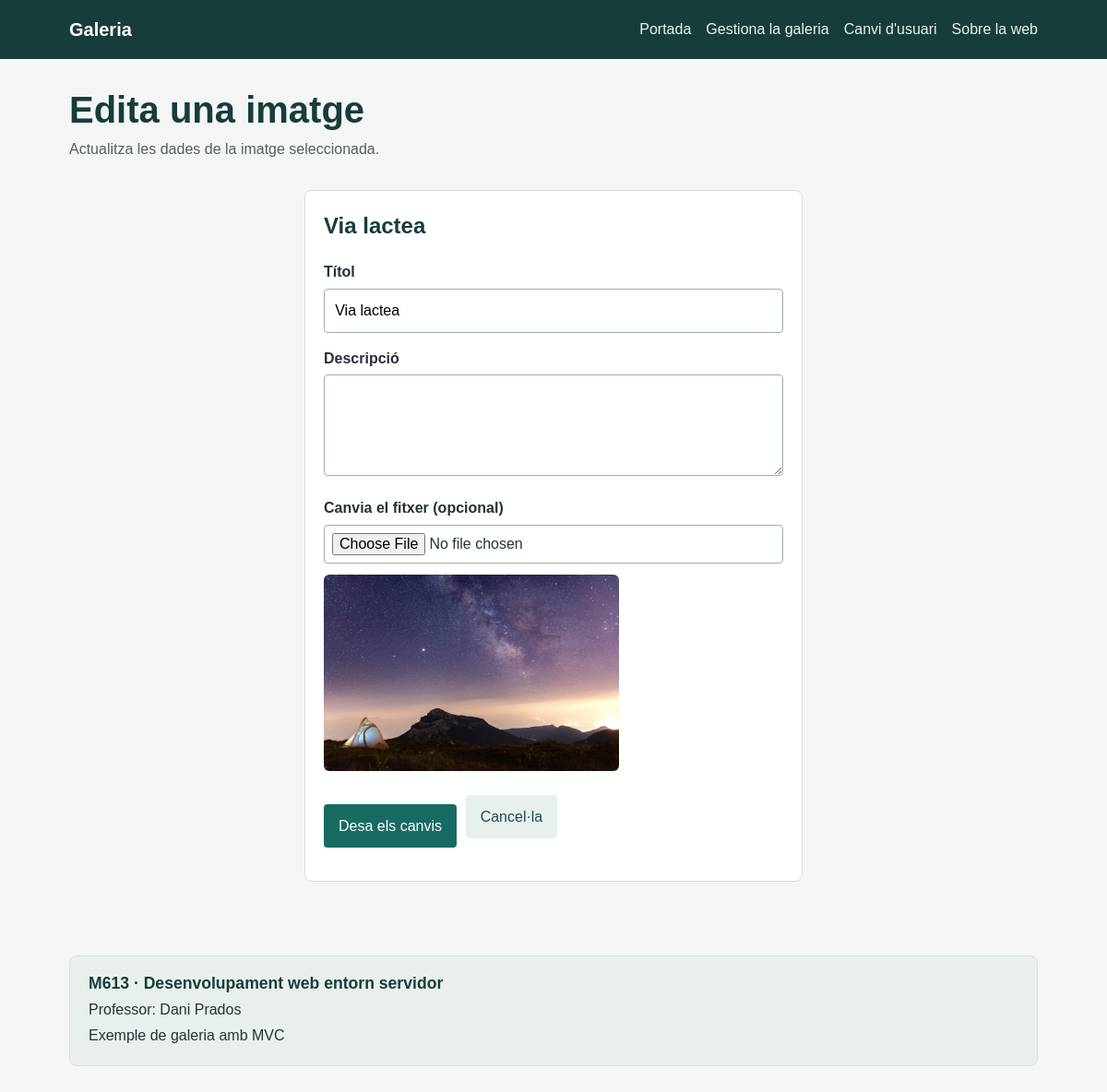
Page /index.php?r=image-edit&id=1 (signed in) on the committed database.
### tables this page shows
CREATE TABLE `images` (
  `id` int NOT NULL,
  `url` varchar(255) NOT NULL,
  `title` varchar(255) NOT NULL,
  `description` text NOT NULL
);

### public/index.php (called while the page is built, shortened)
<?php
 include "../src/controllers/ctrlDoLogin.php";
 include "../src/controllers/ctrlImageEdit.php";
 include "../src/controllers/ctrlImageUpdate.php";
 include "../src/Models/Db.php";
 include "../src/Models/Images.php";
 include "../src/Emeset/Container.php";
 include "../src/Emeset/Request.php";
 include "../src/Container.php";
 $request = new \Emeset\Request();
 $response = new \Emeset\Response();
 $container = new Container($config);
 $r = $request->get("INPUT_REQUEST", "r") ?? '';
 if($r == "do-login") {
     $response = ctrlDoLogin($request, $response, $container);
 } elseif($r == "login") {
     $response = ctrlLogin($request, $response, $container);
 } else if($r == "gallery-admin") {
     $response = auth($request, $response, $container, "ctrlGalleryAdmin");
 } else if($r == "image-new") {
     $response = auth($request, $response, $container, "ctrlImageNew");
 } else if($r == "image-edit") {
     $response = auth($request, $response, $container, "ctrlImageEdit");
 } else if($r == "image-delete") {
     $response = auth($request, $response, $container, "ctrlImageDelete");
 } else if($r == "image-store") {
     $response = auth($request, $response, $container, "ctrlImageStore");
 } else if($r == "image-update") {
     $response = auth($request, $response, $container, "ctrlImageUpdate");
 }  else if($r == "about") {
     $response = ctrlAbout($request, $response, $container);
 }  else if($r == "") {
     $response = ctrlIndex($request, $response, $container);
 }  else {
     echo "No existeix la ruta";
 }
 $response->execute();

### src/Container.php (called while the page is built, shortened)
<?php
class Container extends \Emeset\Container {
    private \Models\Db $db;
    public function __construct(array $config)
    {
        $this->db = $this->Db();
    }
    public function Images() : \Models\Images
    {
        return new \Models\Images($this->db);
    }
    public function Db() : \Models\Db
    {
        return new \Models\Db(
            $this->config["db"]["user"],
            $this->config["db"]["password"],
            $this->config["db"]["dbname"],
            $this->config["db"]["host"],
            $this->config["db"]["port"]
        );
    }
}

### src/Emeset/Container.php (called while the page is built, shortened)
<?php
class Container
{
    public function __construct(array $config)
    {
        $this->config = $config;
    }
}

### src/Models/Db.php (called while the page is built, shortened)
<?php
class Db {
    private \PDO $db;
    public function __construct($user, $password, $dbName, $host = '127.0.0.1', $port = 3306)
    {
        $dsn = "mysql:dbname=$dbName;host=$host;port=$port";
        try {
            $this->db = new \PDO($dsn, $user, $password);
        } catch (\PDOException $e) {
            echo $dsn;
            die('Ha fallat la connexió: ' . $e->getMessage());
        }
    }
    public function getDb() : \PDO
    {
        return $this->db;
    }
}

### src/controllers/ctrlImageEdit.php (called while the page is built, shortened)
<?php
function ctrlImageEdit(\Emeset\Request $request, \Emeset\Response $response, \Container $container): \Emeset\Response{
    $id = $request->get(INPUT_GET, "id");
    $imageModel = $container->Images();
    $image = $imageModel->getById($id);
    $response->set("image", $image);
    $response->setTemplate("image-edit.php");
    return $response;
}

### src/Emeset/Request.php (called while the page is built, shortened)
<?php
class Request
{
    public function get(int|string $input, string $id, int|string $filter = "FILTER_SANITIZE_STRING", int|array $options = 0): mixed
    {
        $result = false;
        if ($input === 'SESSION') {
            $result = null;
            if (isset($_SESSION[$id])) {
                $result = $_SESSION[$id];
            }
        } elseif ($input === 'FILES') {
            $result = null;
            if (isset($_FILES[$id])) {
                $result = $_FILES[$id];
            }
        } elseif ($input === "INPUT_REQUEST") {
            $result = null;
            if (isset($_REQUEST[$id])) {
                $var = $_REQUEST[$id];
                if ($filter == "FILTER_SANITIZE_STRING") {
                    $result = filter_var($var, FILTER_DEFAULT, $options);
                    if (isset($result)) {
                        $result = htmlspecialchars($result, ENT_QUOTES, 'UTF-8');
                    }
                } else {
                    $result = filter_var($var, $filter, $options);
                }
            }
        } else {
            if ($filter == "FILTER_SANITIZE_STRING") {
                $result = filter_input($input, $id, FILTER_DEFAULT, $options);
                if (isset($result)) {
                    $result = htmlspecialchars($result, ENT_QUOTES, 'UTF-8');
                }
            } else {
                $result = filter_input($input, $id, $filter, $options);
            }
        }
        return $result;
    }
}

### src/Models/Images.php (called while the page is built, shortened)
<?php
class Images
{
    public \PDO $sql;
    public function __construct(Db $db)
    {
        $this->sql = $db->getDb();
    }
    public function getById(int $id) : array | bool
    {
        $query = 'select id, url, title, description from images where id = :id';
        $stm = $this->sql->prepare($query);
        $stm->execute([':id' => $id]);
        $image = $stm->fetch(\PDO::FETCH_ASSOC);
        return $image;
    }
}

### src/middleware/auth.php (called while the page is built, shortened)
<?php
function auth(\Emeset\Request $request, \Emeset\Response $response, \Container $container, callable $next): \Emeset\Response{
    $user = $request->get("SESSION", "user");
    $response->set("user", $user);
    $response = $next($request, $response, $container);
    return $response;
}

### src/views/image-edit.php (the view, shortened to what this page needs)
<!doctype html>
<html lang="ca">
<head>
  <link rel="stylesheet" href="css/styles.css">
</head>
<body>
  <?php include "components/header.php"; ?>
  <main class="container">
    <h1 class="page-heading">Edita una imatge</h1>
    <p class="intro">Actualitza les dades de la imatge seleccionada.</p>
    <section class="card form-card">
      <h2><?= $image["title"] ?></h2>
      <form action="index.php?r=image-update" method="post" enctype="multipart/form-data">
        <label for="title">Títol</label><input id="title" name="title" type="text" value="<?= $image["title"] ?>" required>
        <label for="description">Descripció</label><textarea id="description" name="description"><?= $image["description"] ?></textarea>
        <label for="image">Canvia el fitxer (opcional)</label><input id="image" name="image" type="file" accept="image/*"><img class="preview-image" src="img/<?= $image["url"] ?>" alt="<?= $image["title"] ?>">
        <div class="actions"><button type="submit">Desa els canvis</button><a class="button button-secondary" href="index.php?r=gallery-admin">Cancel·la</a></div>
      </form>
    </section>
  </main>
  <footer class="site-footer">
    <div class="footer-card">
      <h2>M613 · Desenvolupament web entorn servidor</h2>
      <p>Professor: Dani Prados</p>
      <p>Exemple de galeria amb MVC</p>
    </div>
  </footer>
</body>
</html>

### public/css/styles.css (style rules this page uses)
:root { font-family: Arial, Helvetica, sans-serif; color: #263238; background: #f4f6f5; }
* { box-sizing: border-box; }
body { margin: 0; line-height: 1.5; }
a { color: #176b63; }
.navigation, .container { width: min(100% - 2rem, 1050px); margin: 0 auto; }
.container { padding: 2rem 0; }
.page-heading { margin: 0 0 0.5rem; color: #173d3a; font-size: clamp(1.8rem, 4vw, 2.5rem); line-height: 1.15; }
.intro { margin-top: 0; color: #52615e; }
.image-list, .card, .content-panel, .footer-card { border: 1px solid #d8e0dd; border-radius: 8px; background: #fff; }
.content-panel, .card { padding: 1.25rem; }
.form-card { max-width: 540px; margin: 2rem auto; }
.form-card h2, .content-panel h2, .footer-card h2 { margin-top: 0; color: #173d3a; }
label { display: block; margin: 1rem 0 0.35rem; font-weight: bold; }
input { width: 100%; padding: 0.7rem; border: 1px solid #9eafaa; border-radius: 4px; font: inherit; }
textarea, select { width: 100%; padding: 0.7rem; border: 1px solid #9eafaa; border-radius: 4px; background: #fff; font: inherit; }
textarea { min-height: 110px; resize: vertical; }
input[type="file"] { padding: 0.5rem; }
.actions, .inline-actions { display: flex; flex-wrap: wrap; align-items: center; gap: 0.6rem; }
.actions { margin: 1rem 0; }
.button, button { display: inline-block; margin-top: 1.25rem; padding: 0.7rem 1rem; border: 0; border-radius: 4px; background: #176b63; color: #fff; font: inherit; text-decoration: none; cursor: pointer; }
.actions .button, .inline-actions .button, .inline-actions button { margin-top: 0; }
.button-secondary { background: #e7f0ed; color: #174f49; }
.preview-image { display: block; width: min(100%, 320px); max-height: 220px; margin-top: 0.75rem; border-radius: 6px; object-fit: cover; }
button { margin-top: 1.25rem; padding: 0.7rem 1rem; border: 0; border-radius: 4px; background: #176b63; color: white; font: inherit; cursor: pointer; }
.site-footer { width: min(100% - 2rem, 1050px); margin: 1rem auto 2rem; }
.footer-card { padding: 1rem 1.25rem; background: #e9efec; }
.footer-card h2 { margin-bottom: 0.25rem; font-size: 1.1rem; }
.footer-card p { margin: 0.25rem 0; }

### rows in the picture
images: title "Via lactea", url (picture)
